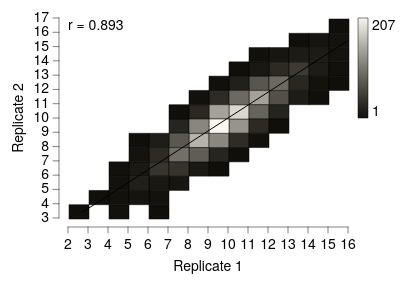

Express this chart as Vega-Lite.
### Vega-Lite specification from a JSON file in a GitHub repository (floating-point values rounded to 4 significant figures; data arrays with more than 128 entries replaced by an {"elided": "..."} marker saying what was removed)
{"background": null, "config": {"arc": {"fill": "#DBDBDB", "fillOpacity": 1.0, "innerRadius": 25.0, "padAngle": 0.03, "stroke": "black", "strokeOpacity": 1, "strokeWidth": 0.25}, "area": {"fill": "#DBDBDB", "fillOpacity": 1.0, "stroke": "black", "strokeOpacity": 1, "strokeWidth": 0.25}, "axis": {"domain": true, "domainCap": "round", "domainColor": "black", "domainWidth": 0.25, "grid": false, "gridCap": "round", "gridColor": "#F1F1F1", "gridDash": [0, 0], "gridOpacity": 1.0, "gridWidth": 0.25, "labelColor": "black", "labelFont": "Helvetica Neue, HelveticaNeue, Helvetica, Arial, sans-serif", "labelFontSize": 7, "labelFontStyle": "normal", "labelFontWeight": 400, "offset": 4.5, "ticks": true, "tickCap": "round", "tickColor": "black", "tickRound": false, "tickSize": 3, "tickWidth": 0.25, "titleColor": "black", "titleFont": "Helvetica Neue, HelveticaNeue, Helvetica, Arial, sans-serif", "titleFontSize": 7, "titleFontStyle": "normal", "titleFontWeight": 400}, "axisX": {"domain": true, "labelAlign": "center", "labelAngle": 0, "labels": true, "ticks": true, "translate": 0}, "axisY": {"domain": true, "labelAlign": "right", "labelAngle": 0, "labels": true, "ticks": true, "translate": 0}, "axisRight": {"domain": true, "labelAlign": "left", "labelAngle": 0, "labels": true, "ticks": true, "translate": 0}, "axisTop": {"domain": true, "labelAlign": "center", "labelAngle": 0, "labels": true, "ticks": true, "translate": 0}, "axisBand": {"tickOffset": 0}, "bar": {"fill": "#DBDBDB", "fillOpacity": 1.0, "stroke": "black", "strokeOpacity": 1, "strokeWidth": 0.25}, "boxplot": {"size": 9.0, "ticks": {"cornerRadius": 0.25, "fill": "black", "opacity": 1, "size": 4.5, "thickness": 0.25}, "box": {"fillOpacity": 1.0, "stroke": "black", "strokeOpacity": 1, "strokeWidth": 0.25}, "median": {"cornerRadius": 0, "fill": "black", "fillOpacity": 1.0, "opacity": 1, "size": 9.0, "thickness": 0.25}, "rule": {"fill": "black", "fillOpacity": 1.0, "size": 10.0, "stroke": "black", "strokeDash": [0, 0], "strokeOpacity": 1, "strokeWidth": 0.25}, "outliers": {"color": "black", "fill": "black", "fillOpacity": 1.0, "size": 0, "stroke": "black", "strokeOpacity": 1, "strokeWidth": 0.25}}, "circle": {"fill": "black", "fillOpacity": 1.0, "size": 1.25, "stroke": null, "strokeOpacity": 1, "strokeWidth": 0.25}, "errorband": {"band": {"fillOpacity": 0.6, "stroke": null, "strokeWidth": 0.25, "strokeOpacity": 1}, "borders": {"opacity": 0, "strokeOpacity": 0.25, "strokeWidth": 1}}, "errorbar": {"opacity": 1, "rule": {"strokeDash": [0, 0], "strokeWidth": 0.25}, "ticks": {"color": "black", "cornerRadius": 0.125, "opacity": 1, "size": 6.0, "thickness": 0.25}, "thickness": 0.25}, "font": "Helvetica Neue, HelveticaNeue, Helvetica, Arial, sans-serif", "geoshape": {"fill": "#DBDBDB", "fillOpacity": 1.0, "stroke": "black", "strokeOpacity": 1, "strokeWidth": 0.25}, "header": {"labelColor": "black", "labelFont": "Helvetica Neue, HelveticaNeue, Helvetica, Arial, sans-serif", "labelFontSize": 7, "labelFontStyle": "normal", "labelFontWeight": 400, "titleColor": "black", "titleFont": "Helvetica Neue, HelveticaNeue, Helvetica, Arial, sans-serif", "titleFontSize": 7, "titleFontStyle": "normal", "titleFontWeight": 400, "titlePadding": 0}, "legend": {"disable": false, "offset": 4.5, "titlePadding": 4, "labelOffset": 2, "gradientLabelOffset": 2, "gradientLength": 50.0, "gradientThickness": 5.0, "gradientOpacity": 1.0, "gradientStrokeColor": "black", "gradientStrokeWidth": 0.25, "labelColor": "black", "labelFont": "Helvetica Neue, HelveticaNeue, Helvetica, Arial, sans-serif", "labelFontSize": 7, "labelFontStyle": "normal", "labelFontWeight": 400, "strokeColor": "black", "strokeWidth": 0, "symbolSize": 42, "symbolStrokeColor": "black", "symbolStrokeWidth": 0.25, "titleColor": "black", "titleFont": "Helvetica Neue, HelveticaNeue, Helvetica, Arial, sans-serif", "titleFontSize": 7, "titleFontStyle": "normal", "titleFontWeight": 400}, "line": {"color": "black", "stroke": "black", "strokeCap": "butt", "strokeDash": [0, 0], "strokeOpacity": 1, "strokeWidth": 0.5}, "point": {"filled": true, "fill": "#DBDBDB", "fillOpacity": 1.0, "size": 5.0, "stroke": "black", "strokeOpacity": 1, "strokeWidth": 0.25}, "range": {"category": ["#5CA7B1", "#B7D0EE", "#B7B3E4", "#B3DAB5", "#F5E1B3", "#3D727B", "#809DC7", "#867DAC", "#80A988", "#CBB17A", "#204148", "#546B94", "#584C77", "#507B5F", "#9D824D"], "diverging": {"scheme": ["#6F572A", "#876E43", "#9E875F", "#B5A17F", "#CABBA2", "#DCD6CC", "#F4F1E9", "#C9D7DA", "#9DBFC6", "#78A5AF", "#558B96", "#36717C", "#1A5762"]}, "heatmap": {"scheme": ["#110F09", "#22201A", "#34322B", "#47453E", "#5B5951", "#706D66", "#86837B", "#9C9991", "#B2AFA7", "#CAC7BE", "#E1DED6", "#FAF7EE"]}, "ordinal": {"scheme": ["#F1F1F1", "#DBDBDB", "#C6C6C6", "#B2B2B2", "#9D9D9D", "#898989", "#767676", "#636363", "#515151", "#404040", "#2F2F2F", "#1F1F1F"]}, "ramp": {"scheme": ["#32022B", "#43044D", "#4C196E", "#4D338C", "#484DA6", "#3A68BB", "#1D83CA", "#1D9CCB", "#23B5C9", "#28CDC5", "#4DE0B4", "#91EE9F"]}}, "rule": {"color": "black", "stroke": "black", "strokeCap": "round", "strokeDash": [2, 2], "strokeOpacity": 1, "strokeWidth": 0.25}, "scale": {"bandPaddingInner": 0.1, "bandPaddingOuter": 0.1, "round": false}, "rect": {"fill": "#DBDBDB", "fillOpacity": 1.0, "stroke": "black", "strokeOpacity": 1, "strokeWidth": 0.25}, "square": {"fill": "#DBDBDB", "fillOpacity": 1.0, "size": 10.0, "stroke": "black", "strokeOpacity": 1, "strokeWidth": 0.25}, "text": {"color": "black", "font": "Helvetica Neue, HelveticaNeue, Helvetica, Arial, sans-serif", "fontSize": 7, "fontStyle": "normal", "fontWeight": 400}, "tick": {"color": "black", "cornerRadius": 0.125, "opacity": 1.0, "size": 9.0, "thickness": 0.25}, "title": {"anchor": "middle", "frame": "group", "color": "black", "font": "Helvetica Neue, HelveticaNeue, Helvetica, Arial, sans-serif", "fontSize": 7, "fontStyle": "normal", "fontWeight": 400, "subtitleColor": "black", "subtitleFont": "Helvetica Neue, HelveticaNeue, Helvetica, Arial, sans-serif", "subtitleFontSize": "Helvetica Neue, HelveticaNeue, Helvetica, Arial, sans-serif", "subtitleFontStyle": "normal", "subtitleFontWeight": 400}, "trail": {"color": "black", "opacity": 1, "size": 0.5}, "view": {"continuousWidth": 140, "continuousHeight": 100, "discreteWidth": 140, "discreteHeight": 100, "fill": null, "stroke": null, "strokeWidth": 0.25}}, "layer": [{"data": {"name": "data-c3453f9bca61042f9335852521770735"}, "mark": {"type": "rect"}, "encoding": {"color": {"aggregate": "count", "title": null, "type": "quantitative"}, "x": {"bin": {"maxbins": 24}, "field": "rep1", "title": "Replicate 1", "type": "quantitative"}, "y": {"bin": {"maxbins": 24}, "field": "rep2", "title": "Replicate 2", "type": "quantitative"}}}, {"layer": [{"data": {"name": "data-a3b76286ade9bf437b3d2203123b9ea2"}, "mark": {"type": "line"}, "encoding": {"x": {"field": "rep1", "type": "quantitative"}, "y": {"field": "rep2", "type": "quantitative"}}}, {"data": {"values": [{"__dysonsphere__": 1}]}, "mark": {"type": "text", "align": "left", "angle": 0, "baseline": "top", "dx": 0, "dy": 0, "fontSize": 7, "opacity": 1.0}, "encoding": {"text": {"value": "r = 0.893"}, "x": {"value": 0}, "y": {"value": 0}}}], "name": "__dysonsphere_3cd12293868eb54c_41"}], "$schema": "https://vega.github.io/schema/vega-lite/v6.4.1.json", "datasets": {"data-c3453f9bca61042f9335852521770735": {"elided": "2500 records"}, "data-a3b76286ade9bf437b3d2203123b9ea2": [{"rep1": 2.678, "rep2": 3.369, "__dysonsphere__": 1}, {"rep1": 15.98, "rep2": 15.4, "__dysonsphere__": 1}]}}
